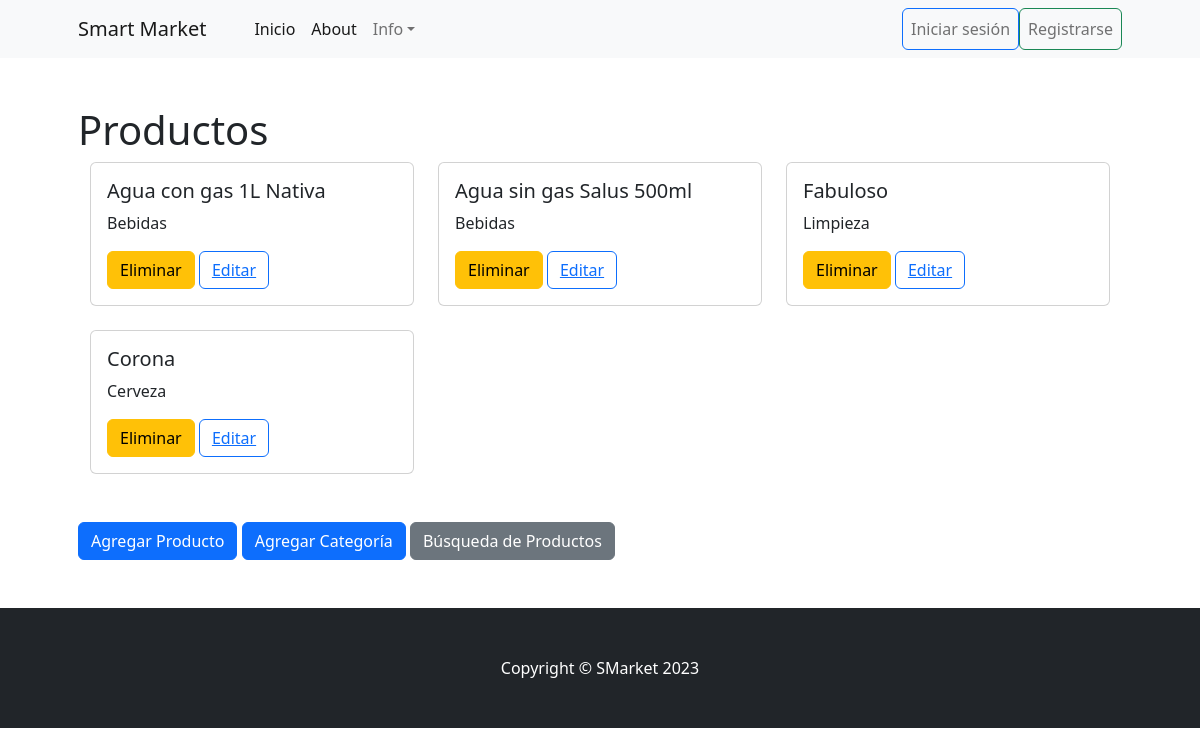
Before: /producto/ with the older database file.
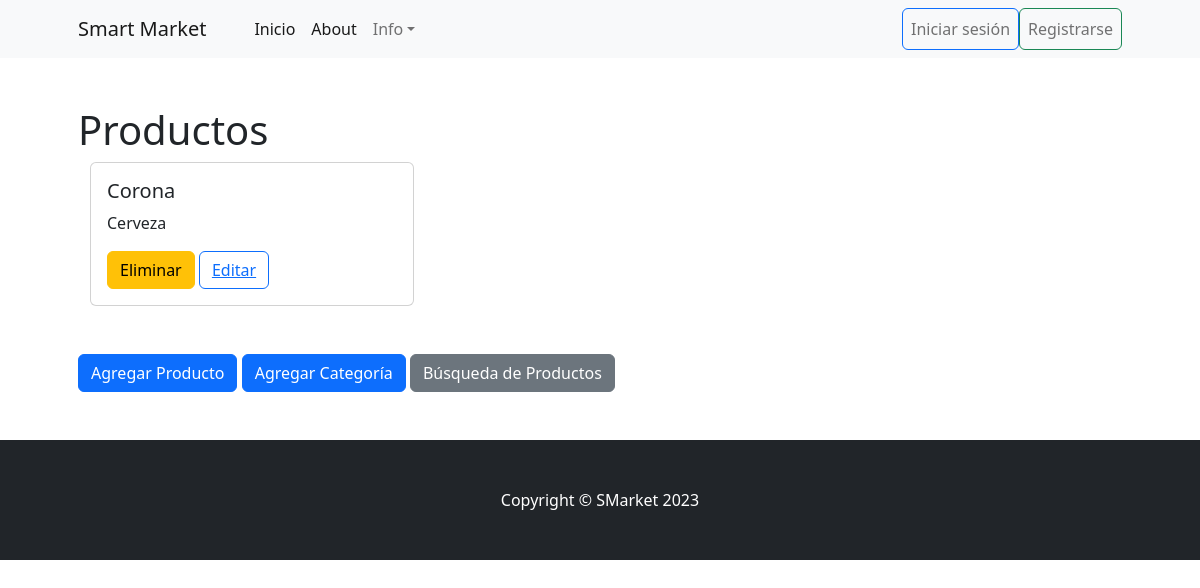
After: the same page with the newer database file.
### producto/models.py (models this page shows, shortened)
class Producto(models.Model):
    nombre = models.CharField(max_length=100)
    categoria = models.ForeignKey(Categoría, on_delete=models.SET_NULL, null=True, blank=True)

class Categoría(models.Model):
    nombre = models.CharField(max_length=100)
    def __str__(self):
       return self.nombre

### producto/views.py (the view)
# urls.py: path("", views.home, name = "index"),
def home(request):
    productos = models.Producto.objects.all()
    context1 = {"productos": productos}
    return render(request, "producto/index.html", context1)

### producto/templates/producto/index.html (shortened to what this page needs)
{% extends 'core/base.html' %}
{% block contenido_titulo %}
    Productos
{% endblock contenido_titulo %}
{% block contenido %}
    <div class="container">
        <div class="row">
            {% for producto in productos %}
                <div class="col-md-4">
                    <div class="card mb-4">
                        <div class="card-body">
                            <h5 class="card-title">{{ producto.nombre }}</h5>
                            <p class="card-text">{{ producto.categoria }}</p>
                            <form action="{% url 'producto:eliminarp' producto.id %}" method="POST"> {% csrf_token %}
                                <button type="submit" class="btn btn-warning">Eliminar</button>
                                <button class="btn btn-outline-primary">
                                    <a href="{% url 'producto:editar' producto.id %}" class="btn-link">
                                         Editar
                                    </a>
                                </button>
                            </form>
                        </div>
                    </div>
                </div>
            {% endfor %}
        </div>
    </div>
    <div class="row mt-4">
      <div class="col-md-12">
          <a href="http://127.0.0.1:8000/producto/crear/" class="btn btn-primary">Agregar Producto </a>
          <a href="http://127.0.0.1:8000/producto/crearc/" class="btn btn-primary">Agregar Categoría </a>
          <a href="http://127.0.0.1:8000/producto/busqueda/" class="btn btn-secondary">Búsqueda de Productos </a>
      </div>
  </div>
 </div>
{% endblock contenido %}

### core/templates/core/base.html (shortened to what this page needs)
{% load static %}
<!DOCTYPE html>
<html lang="es">
    <head>
        <link href="https://cdn.jsdelivr.net/npm/bootstrap-icons@1.5.0/font/bootstrap-icons.css" rel="stylesheet" />
        <link href="{% static 'core/css/styles.css' %}" rel="stylesheet" />
    </head>
    <body>
        {% include 'core/navbar.html' %}
            <div class="container px-4 px-lg-5 my-5">
                <h1>
                 {% block contenido_titulo %}
                 {% endblock contenido_titulo %}
                </h1>
                {% block contenido %}
                {% endblock contenido %}
        <footer class="py-5 bg-dark">
            <div class="container"><p class="m-0 text-center text-white">Copyright &copy; SMarket 2023</p></div>
        </footer>
    </body>
</html>

### core/templates/core/navbar.html (shortened to what this page needs)
<nav class="navbar navbar-expand-lg navbar-light bg-light">
    <div class="container px-4 px-lg-5">
        <a class="navbar-brand" href="#!">Smart Market</a>
        <div class="collapse navbar-collapse" id="navbarSupportedContent">
            <ul class="navbar-nav me-auto mb-2 mb-lg-0 ms-lg-4">
                <li class="nav-item"><a class="nav-link active" aria-current="page" href="{% url 'core:index' %}">Inicio</a></li>
                <li class="nav-item"><a class="nav-link active" aria-current="page" href="{% url 'core:about' %}">About</a></li>
                <li class="nav-item dropdown">
                    <a class="nav-link dropdown-toggle" id="navbarDropdown" href="#" role="button" data-bs-toggle="dropdown" aria-expanded="false">Info</a>
                </li>
            </ul>
            <ul class="navbar-nav ms-auto">
                {% if user.is_authenticated %}
                <div class="navbar-nav">
                    <a class="nav-item nav-link" href="{% url 'core:editar-perfil' %}">Editar Perfil {{ user.username }}</a>
                    <img src="{{ avatar_url }}" alt="Avatar" style="height: 40px; width: 40px; border-radius: 50%; object-fit: cover; object-position: center; border: 2px solid #fff;"/>
                    <a class="btn btn-outline-danger nav-item nav-link" href="{% url 'core:logout' %}">Cerrar sesión</a>
                </div>
            {% else %}
                <div class="navbar-nav">
                    <a class="btn btn-outline-primary nav-item nav-link" href="{% url 'core:login' %}">Iniciar sesión</a>
                    <a class="btn btn-outline-success nav-item nav-link" href="{% url 'core:registro' %}">Registrarse</a>
                </div>
            {% endif %}
            </ul>
        </div>
    </div>
</nav>

Changed rows visible on the page:
removed Producto: nombre "Agua con gas 1L Nativa", categoria "Bebidas"
removed Producto: nombre "Agua sin gas Salus 500ml", categoria "Bebidas"
removed Producto: nombre "Fabuloso", categoria "Limpieza"
